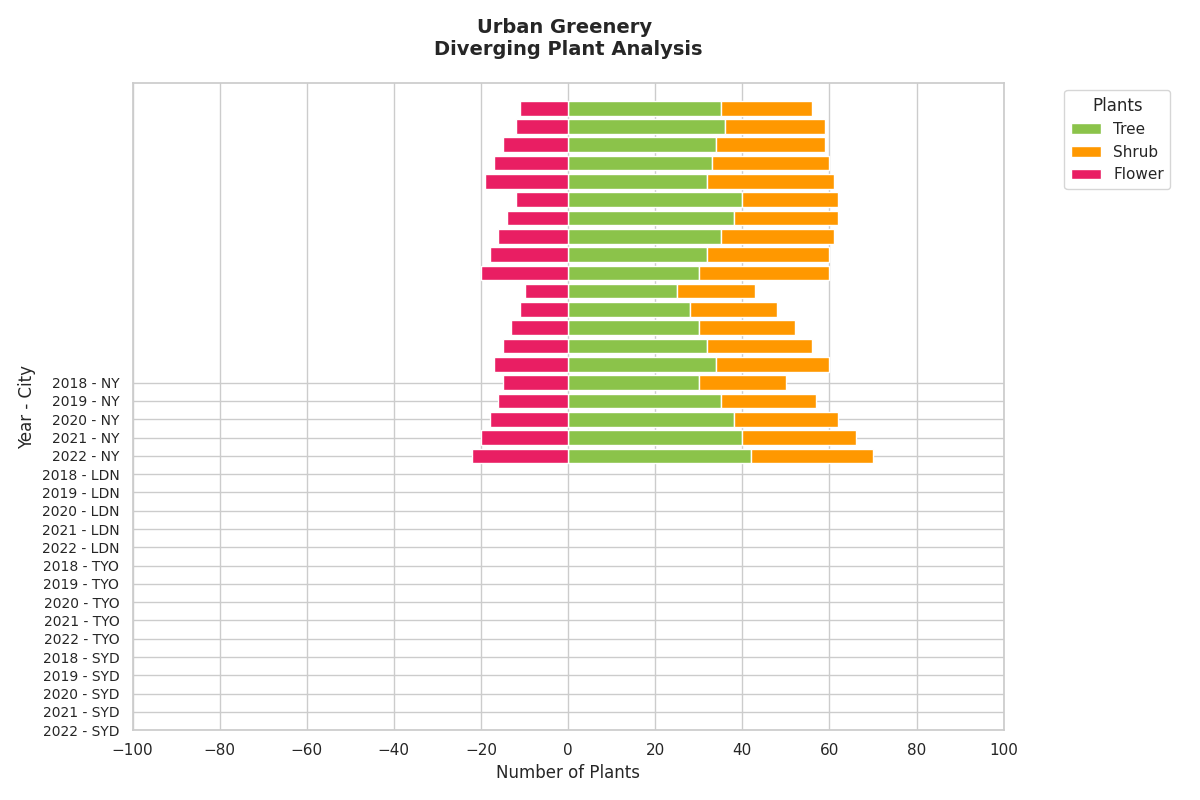

Reproduce this figure in Python.
import numpy as np
import matplotlib.pyplot as plt

# Define cities and plant types
cities = ['NY', 'LDN', 'TYO', 'SYD']
plant_types = ['Tree', 'Shrub', 'Flower']
years = np.array(['2018', '2019', '2020', '2021', '2022'])

# Updated data: Number of plants planted including SYD
data = np.array([
    [[30, 25, 40, 35], [35, 28, 38, 36], [38, 30, 35, 34], [40, 32, 32, 33], [42, 34, 30, 32]],
    [[20, 18, 22, 21], [22, 20, 24, 23], [24, 22, 26, 25], [26, 24, 28, 27], [28, 26, 30, 29]],
    [[15, 10, 12, 11], [16, 11, 14, 12], [18, 13, 16, 15], [20, 15, 18, 17], [22, 17, 20, 19]],
])

# Process data for diverging bar chart
data_pos = data[:2]
data_neg = data[2:]

# Initialize figure and axis
fig, ax = plt.subplots(figsize=(12, 8))

# Colors for plant types
colors = ['#8bc34a', '#ff9800', '#e91e63']

# Plot each city's data
for i, city in enumerate(cities):
    for plant_idx in range(len(data) - 1):
        ax.barh(-np.arange(len(years)) + i*len(years), data_pos[plant_idx, :, i],
                left=np.sum(data_pos[:plant_idx, :, i], axis=0), color=colors[plant_idx],
                label=plant_types[plant_idx] if i == 0 else "")
    
    ax.barh(-np.arange(len(years)) + i*len(years), -data_neg[0, :, i], color=colors[2],
            label=plant_types[2] if i == 0 else "")

# Combine years and cities for labels
ytick_labels = [f"{year} - {city}" for city in cities for year in years]
ytick_positions = -np.arange(len(ytick_labels))

# Axes labels and customization
ax.set_yticks(ytick_positions)
ax.set_yticklabels(ytick_labels, fontsize=10)
ax.set_xticks(np.arange(-100, 101, 20))
ax.set_xlabel('Number of Plants')
ax.set_ylabel('Year - City')
ax.legend(title='Plants', loc='upper right', bbox_to_anchor=(1.2, 1))

# Title
ax.set_title('Urban Greenery \nDiverging Plant Analysis', pad=20, fontsize=14, weight='bold')

# Display plot
plt.tight_layout()
plt.show()
